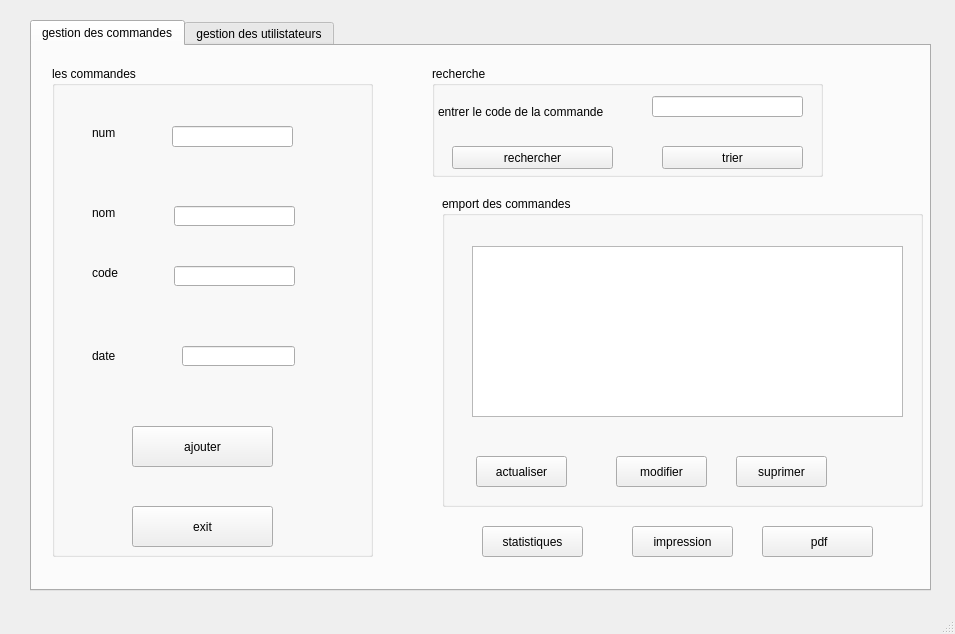
<?xml version="1.0" encoding="UTF-8"?>
<ui version="4.0">
 <class>MainWindow</class>
 <widget class="QMainWindow" name="MainWindow">
  <property name="geometry">
   <rect>
    <x>0</x>
    <y>0</y>
    <width>955</width>
    <height>634</height>
   </rect>
  </property>
  <property name="windowTitle">
   <string>MainWindow</string>
  </property>
  <widget class="QWidget" name="centralwidget">
   <widget class="QTabWidget" name="tabWidget">
    <property name="geometry">
     <rect>
      <x>30</x>
      <y>20</y>
      <width>901</width>
      <height>571</height>
     </rect>
    </property>
    <property name="currentIndex">
     <number>0</number>
    </property>
    <widget class="QWidget" name="gestiondescommandes">
     <attribute name="title">
      <string>gestion des commandes</string>
     </attribute>
     <widget class="QGroupBox" name="groupBox">
      <property name="geometry">
       <rect>
        <x>20</x>
        <y>20</y>
        <width>321</width>
        <height>491</height>
       </rect>
      </property>
      <property name="title">
       <string>les commandes</string>
      </property>
      <widget class="QLabel" name="label">
       <property name="geometry">
        <rect>
         <x>40</x>
         <y>60</y>
         <width>47</width>
         <height>14</height>
        </rect>
       </property>
       <property name="text">
        <string>num</string>
       </property>
      </widget>
      <widget class="QLabel" name="label_2">
       <property name="geometry">
        <rect>
         <x>40</x>
         <y>140</y>
         <width>47</width>
         <height>14</height>
        </rect>
       </property>
       <property name="text">
        <string>nom</string>
       </property>
      </widget>
      <widget class="QLabel" name="label_3">
       <property name="geometry">
        <rect>
         <x>40</x>
         <y>200</y>
         <width>47</width>
         <height>14</height>
        </rect>
       </property>
       <property name="text">
        <string>code</string>
       </property>
      </widget>
      <widget class="QLabel" name="label_4">
       <property name="geometry">
        <rect>
         <x>40</x>
         <y>280</y>
         <width>47</width>
         <height>20</height>
        </rect>
       </property>
       <property name="text">
        <string>date</string>
       </property>
      </widget>
      <widget class="QLineEdit" name="lineEdit">
       <property name="geometry">
        <rect>
         <x>120</x>
         <y>60</y>
         <width>121</width>
         <height>21</height>
        </rect>
       </property>
      </widget>
      <widget class="QLineEdit" name="lineEdit_2">
       <property name="geometry">
        <rect>
         <x>122</x>
         <y>140</y>
         <width>121</width>
         <height>20</height>
        </rect>
       </property>
      </widget>
      <widget class="QLineEdit" name="lineEdit_3">
       <property name="geometry">
        <rect>
         <x>122</x>
         <y>200</y>
         <width>121</width>
         <height>20</height>
        </rect>
       </property>
      </widget>
      <widget class="QLineEdit" name="lineEdit_4">
       <property name="geometry">
        <rect>
         <x>130</x>
         <y>280</y>
         <width>113</width>
         <height>20</height>
        </rect>
       </property>
      </widget>
      <widget class="QPushButton" name="pushButton">
       <property name="geometry">
        <rect>
         <x>80</x>
         <y>360</y>
         <width>141</width>
         <height>41</height>
        </rect>
       </property>
       <property name="text">
        <string>ajouter</string>
       </property>
      </widget>
      <widget class="QPushButton" name="pushButton_2">
       <property name="geometry">
        <rect>
         <x>80</x>
         <y>440</y>
         <width>141</width>
         <height>41</height>
        </rect>
       </property>
       <property name="text">
        <string>exit</string>
       </property>
      </widget>
     </widget>
     <widget class="QGroupBox" name="groupBox_2">
      <property name="geometry">
       <rect>
        <x>400</x>
        <y>20</y>
        <width>391</width>
        <height>111</height>
       </rect>
      </property>
      <property name="title">
       <string>recherche </string>
      </property>
      <widget class="QLabel" name="label_5">
       <property name="geometry">
        <rect>
         <x>6</x>
         <y>30</y>
         <width>171</width>
         <height>31</height>
        </rect>
       </property>
       <property name="text">
        <string>entrer le code de la commande</string>
       </property>
      </widget>
      <widget class="QLineEdit" name="lineEdit_5">
       <property name="geometry">
        <rect>
         <x>220</x>
         <y>30</y>
         <width>151</width>
         <height>21</height>
        </rect>
       </property>
      </widget>
      <widget class="QPushButton" name="pushButton_9">
       <property name="geometry">
        <rect>
         <x>20</x>
         <y>80</y>
         <width>161</width>
         <height>23</height>
        </rect>
       </property>
       <property name="text">
        <string>rechercher</string>
       </property>
      </widget>
      <widget class="QPushButton" name="pushButton_10">
       <property name="geometry">
        <rect>
         <x>230</x>
         <y>80</y>
         <width>141</width>
         <height>23</height>
        </rect>
       </property>
       <property name="text">
        <string>trier</string>
       </property>
      </widget>
     </widget>
     <widget class="QGroupBox" name="groupBox_3">
      <property name="geometry">
       <rect>
        <x>410</x>
        <y>150</y>
        <width>481</width>
        <height>311</height>
       </rect>
      </property>
      <property name="title">
       <string>emport des commandes</string>
      </property>
      <widget class="QTableView" name="tableView">
       <property name="geometry">
        <rect>
         <x>30</x>
         <y>50</y>
         <width>431</width>
         <height>171</height>
        </rect>
       </property>
      </widget>
      <widget class="QPushButton" name="pushButton_3">
       <property name="geometry">
        <rect>
         <x>34</x>
         <y>260</y>
         <width>91</width>
         <height>31</height>
        </rect>
       </property>
       <property name="text">
        <string>actualiser</string>
       </property>
      </widget>
      <widget class="QPushButton" name="pushButton_4">
       <property name="geometry">
        <rect>
         <x>174</x>
         <y>260</y>
         <width>91</width>
         <height>31</height>
        </rect>
       </property>
       <property name="text">
        <string>modifier</string>
       </property>
      </widget>
      <widget class="QPushButton" name="pushButton_5">
       <property name="geometry">
        <rect>
         <x>294</x>
         <y>260</y>
         <width>91</width>
         <height>31</height>
        </rect>
       </property>
       <property name="text">
        <string>suprimer</string>
       </property>
      </widget>
     </widget>
     <widget class="QPushButton" name="pushButton_7">
      <property name="geometry">
       <rect>
        <x>450</x>
        <y>480</y>
        <width>101</width>
        <height>31</height>
       </rect>
      </property>
      <property name="text">
       <string>statistiques</string>
      </property>
     </widget>
     <widget class="QPushButton" name="pushButton_8">
      <property name="geometry">
       <rect>
        <x>730</x>
        <y>480</y>
        <width>111</width>
        <height>31</height>
       </rect>
      </property>
      <property name="text">
       <string> pdf</string>
      </property>
     </widget>
     <widget class="QPushButton" name="pushButton_6">
      <property name="geometry">
       <rect>
        <x>600</x>
        <y>480</y>
        <width>101</width>
        <height>31</height>
       </rect>
      </property>
      <property name="text">
       <string>impression</string>
      </property>
     </widget>
    </widget>
    <widget class="QWidget" name="tab_2">
     <attribute name="title">
      <string>gestion des utilistateurs</string>
     </attribute>
     <widget class="QGroupBox" name="groupBox_4">
      <property name="geometry">
       <rect>
        <x>0</x>
        <y>10</y>
        <width>381</width>
        <height>501</height>
       </rect>
      </property>
      <property name="title">
       <string>les utilisateurs</string>
      </property>
      <widget class="QPushButton" name="pushButton_11">
       <property name="geometry">
        <rect>
         <x>100</x>
         <y>60</y>
         <width>171</width>
         <height>41</height>
        </rect>
       </property>
       <property name="text">
        <string>ajouter un utilisateur</string>
       </property>
      </widget>
      <widget class="QPushButton" name="pushButton_12">
       <property name="geometry">
        <rect>
         <x>100</x>
         <y>130</y>
         <width>171</width>
         <height>41</height>
        </rect>
       </property>
       <property name="text">
        <string>modifier un utilisateur</string>
       </property>
      </widget>
      <widget class="QLabel" name="label_6">
       <property name="geometry">
        <rect>
         <x>30</x>
         <y>250</y>
         <width>51</width>
         <height>16</height>
        </rect>
       </property>
       <property name="text">
        <string>login </string>
       </property>
      </widget>
      <widget class="QLabel" name="label_7">
       <property name="geometry">
        <rect>
         <x>40</x>
         <y>290</y>
         <width>47</width>
         <height>14</height>
        </rect>
       </property>
       <property name="text">
        <string>type </string>
       </property>
      </widget>
      <widget class="QLabel" name="label_8">
       <property name="geometry">
        <rect>
         <x>20</x>
         <y>330</y>
         <width>71</width>
         <height>20</height>
        </rect>
       </property>
       <property name="text">
        <string>mot de passe</string>
       </property>
      </widget>
      <widget class="QLineEdit" name="lineEdit_6">
       <property name="geometry">
        <rect>
         <x>140</x>
         <y>250</y>
         <width>113</width>
         <height>20</height>
        </rect>
       </property>
      </widget>
      <widget class="QLineEdit" name="lineEdit_7">
       <property name="geometry">
        <rect>
         <x>140</x>
         <y>290</y>
         <width>113</width>
         <height>20</height>
        </rect>
       </property>
      </widget>
      <widget class="QLineEdit" name="lineEdit_8">
       <property name="geometry">
        <rect>
         <x>140</x>
         <y>330</y>
         <width>113</width>
         <height>20</height>
        </rect>
       </property>
      </widget>
      <widget class="QPushButton" name="pushButton_13">
       <property name="geometry">
        <rect>
         <x>94</x>
         <y>390</y>
         <width>181</width>
         <height>41</height>
        </rect>
       </property>
       <property name="text">
        <string>afficher un utilisateur</string>
       </property>
      </widget>
      <widget class="QPushButton" name="pushButton_14">
       <property name="geometry">
        <rect>
         <x>94</x>
         <y>450</y>
         <width>181</width>
         <height>41</height>
        </rect>
       </property>
       <property name="text">
        <string>supprimer un utlisateur</string>
       </property>
      </widget>
      <widget class="QToolButton" name="toolButton_2">
       <property name="geometry">
        <rect>
         <x>230</x>
         <y>290</y>
         <width>23</width>
         <height>20</height>
        </rect>
       </property>
       <property name="text">
        <string>...</string>
       </property>
      </widget>
     </widget>
     <widget class="QGroupBox" name="groupBox_5">
      <property name="geometry">
       <rect>
        <x>400</x>
        <y>10</y>
        <width>491</width>
        <height>501</height>
       </rect>
      </property>
      <property name="title">
       <string>empot des utlisateurs</string>
      </property>
      <widget class="QTableView" name="tableView_2">
       <property name="geometry">
        <rect>
         <x>20</x>
         <y>50</y>
         <width>461</width>
         <height>251</height>
        </rect>
       </property>
      </widget>
      <widget class="QPushButton" name="pushButton_15">
       <property name="geometry">
        <rect>
         <x>130</x>
         <y>370</y>
         <width>201</width>
         <height>71</height>
        </rect>
       </property>
       <property name="text">
        <string>statistiques des utilisateurs</string>
       </property>
      </widget>
     </widget>
    </widget>
   </widget>
  </widget>
  <widget class="QMenuBar" name="menubar">
   <property name="geometry">
    <rect>
     <x>0</x>
     <y>0</y>
     <width>955</width>
     <height>22</height>
    </rect>
   </property>
  </widget>
  <widget class="QStatusBar" name="statusbar"/>
 </widget>
 <resources/>
 <connections/>
</ui>
